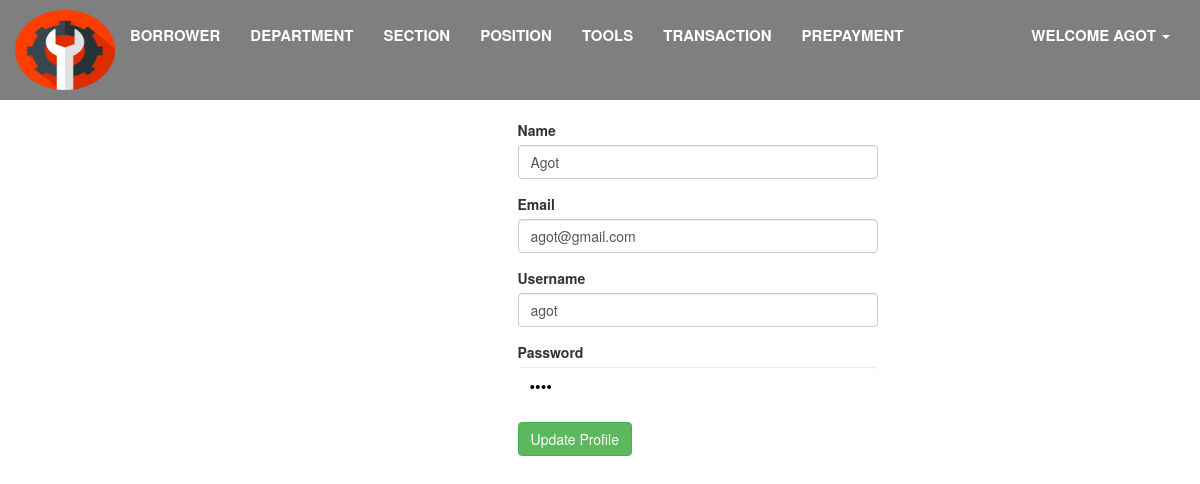
Screenshot of /profile.php (signed in) with the database file from the repository.
### tables this page shows
CREATE TABLE `member` (
  `member_id` int(11) NOT NULL,
  `name` varchar(50) NOT NULL,
  `Email` varchar(100) NOT NULL,
  `username` varchar(100) NOT NULL,
  `password` varchar(50) NOT NULL
);

### profile.php (the view, shortened to what this page needs)
<?php
	include('include/db_connect.php');
	$member_id = $_SESSION['id'];
	$member_name = $_SESSION['name'];
    $get_member = mysqli_query($conn, "SELECT * FROM `member` where member_id = '$member_id'");
    $row = mysqli_fetch_array($get_member);
?>
<!DOCTYPE html>
<html lang="en">
<head>
        <link rel="stylesheet" href="bootstrap-3.3.7/css/bootstrap.min.css">
        <link href="bootstrap-3.3.7/css/mystyle.css"  type="text/css" rel="stylesheet">
</head>
<body>
    <div class="background">
    <nav class="container-fluid">
        <div class="navbar-header">
                <img style="float:left;" alt="Tool System " src="bootstrap-3.3.7/images/8.png" width="100" height="80">
        </div>
    <div class="collapse navbar-collapse" id="bs-example-navbar-collapse-1">
        <ul class="nav navbar-nav">
            <li class=""><a href="borrower.php">Borrower <span class="sr-only">&gt;</span></a></li>
                    <li class=""><a href="department.php">Department<span class="sr-only">&gt;</span></a></li>
                    <li class=""><a href="section.php">Section<span class="sr-only">&gt;</span></a></li>
                    <li class=""><a href="position.php">Position<span class="sr-only">&gt;</span></a></li>
                    <li class=""><a href="tools.php">Tools<span class="sr-only">&gt;</span></a></li>
                    <li class=""><a href="transaction.php">Transaction<span class="sr-only">&gt;</span></a></li>
                    <li class=""><a href="prepayment.php">Prepayment<span class="sr-only">&gt;</span></a></li>
        </ul>
        <ul class="nav navbar-nav navbar-right">
            <li class="dropdown">
                <a href="#" class="dropdown-toggle" data-toggle="dropdown" role="button" aria-haspopup="true" aria-expanded="false">Welcome <?php echo $member_name; ?> <span </span></a>
            </li>
        </ul>
    </div>
</nav>
</div>
        <br><br><br><br><br><br>
        <div class="container-fluid">
            <form action="?id=<?php echo $_GET['id']; ?>" method="post" enctype="multipart/form-data">
            <div style="text-align:center" class="col-sm-3 col-sm-offset-2">
            </div>
            <div class="col-sm-4">
                <div class="form-group">
                    <label for="name">Name</label>
                    <input type="text" class="form-control text-field" id="name" value="<?php echo $row[1] ?>" name="name" placeholder="Name" autofocus required>
                </div>
                <div class="form-group">
                    <label for="Email">Email</label>
                    <input type="text" class="form-control text-field" value="<?php echo $row[2] ?>"  name="Email" placeholder="Email" required>
                </div>
                <div class="form-group">
                    <label for="username">Username</label>
                   <input type="text" class="form-control text-field" value="<?php echo $row[3] ?>"  name="username" placeholder="Username" required>
                </div>
                <div class="form-group">
                    <label for="password">Password</label>
                   <input type="password" class="form-control text-field" value="<?php echo $row[3] ?>" name="password" placeholder="password" required>
                </div>
                 <button type="submit" name="submit" class="btn btn-success btn-block-sm">Update Profile</button>
                </div>
            </div>
</body>
</html>

### rows the page displays
member: name "Agot", Email "agot@gmail.com", username "agot"

### other values shown
$member_name "AGOT"
